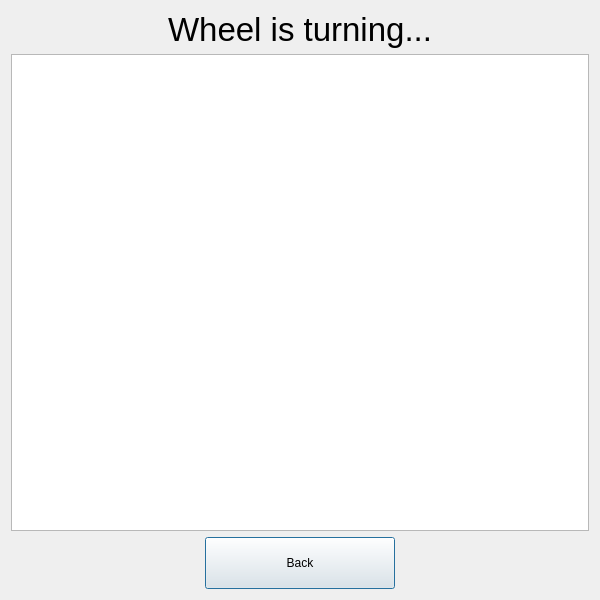
<?xml version="1.0" encoding="UTF-8"?>
<ui version="4.0">
 <class>FortuneWheel</class>
 <widget class="QDialog" name="FortuneWheel">
  <property name="geometry">
   <rect>
    <x>0</x>
    <y>0</y>
    <width>600</width>
    <height>600</height>
   </rect>
  </property>
  <property name="windowTitle">
   <string>Dialog</string>
  </property>
  <layout class="QHBoxLayout" name="horizontalLayout">
   <item>
    <layout class="QVBoxLayout" name="verticalLayout">
     <item>
      <widget class="QLabel" name="wheelLabel">
       <property name="font">
        <font>
         <pointsize>25</pointsize>
        </font>
       </property>
       <property name="text">
        <string>Wheel is turning...</string>
       </property>
       <property name="alignment">
        <set>Qt::AlignCenter</set>
       </property>
      </widget>
     </item>
     <item>
      <widget class="QGraphicsView" name="graphicsView"/>
     </item>
     <item>
      <layout class="QHBoxLayout" name="horizontalLayout_2">
       <item>
        <widget class="QPushButton" name="backButton">
         <property name="sizePolicy">
          <sizepolicy hsizetype="Fixed" vsizetype="Fixed">
           <horstretch>0</horstretch>
           <verstretch>0</verstretch>
          </sizepolicy>
         </property>
         <property name="minimumSize">
          <size>
           <width>190</width>
           <height>52</height>
          </size>
         </property>
         <property name="text">
          <string>Back</string>
         </property>
         <property name="icon">
          <iconset resource="../resources/Resources.qrc">
           <normaloff>:/images/back3_fialova.png</normaloff>:/images/back3_fialova.png</iconset>
         </property>
         <property name="iconSize">
          <size>
           <width>32</width>
           <height>32</height>
          </size>
         </property>
        </widget>
       </item>
      </layout>
     </item>
    </layout>
   </item>
  </layout>
 </widget>
 <resources>
  <include location="../resources/Resources.qrc"/>
 </resources>
 <connections/>
</ui>
